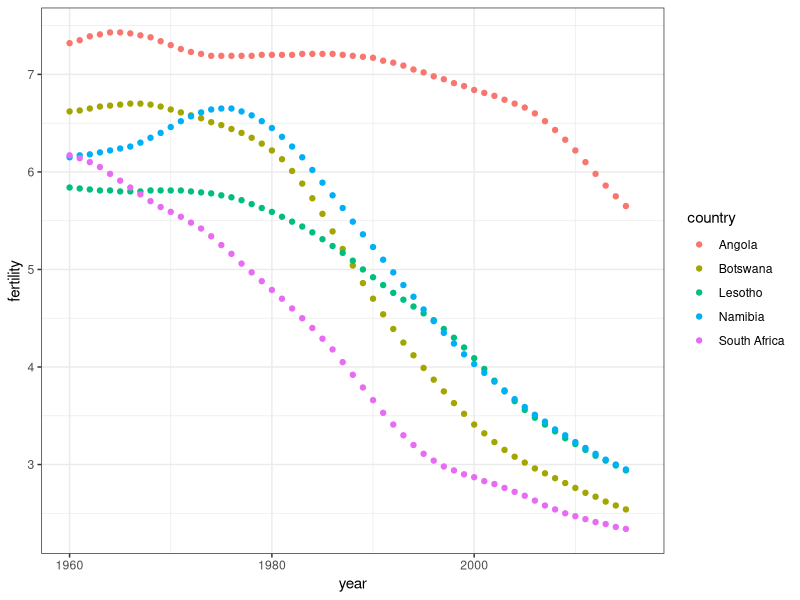

Reproduce this figure in R. (Note: this script raises an error after producing the figure.)
## ---- chunk 1
knitr::opts_chunk$set(echo = TRUE)
## ---- chunk 2
library(tidyverse)
library(dslabs)
ds_theme_set()
## ---- chunk 3
data("gapminder")
tidy_datasa <- gapminder %>% 
  filter(country %in% c("Botswana","Namibia","Angola","South Africa","Lesotho")) %>%
             select(country, year, fertility,gdp, population)
 head(tidy_datasa) 
## ---- chunk 4
tidy_datasa %>% ggplot(aes(year, fertility, color = country)) +
              geom_point()
## ---- chunk 5

res.tidy_datasa <- PCAshiny(tidy_datasa)
summary(res.tidy_datasa)
